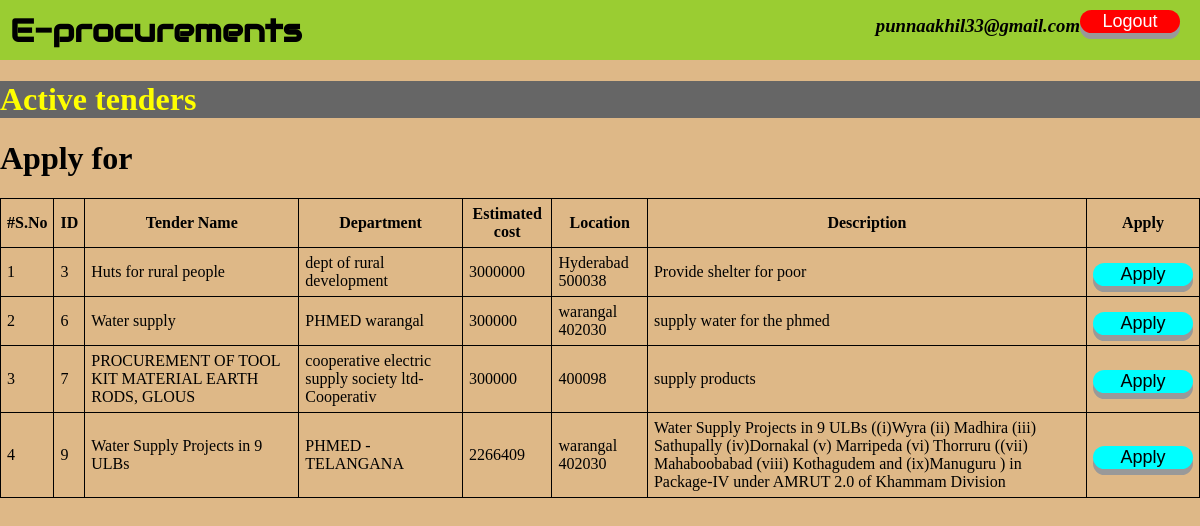
Screenshot of /apply.php (signed in) with the database file from the repository.
### tables this page shows
CREATE TABLE `tenders` (
  `id` int(10) NOT NULL,
  `name` varchar(50) NOT NULL,
  `department` varchar(50) NOT NULL,
  `description` varchar(255) NOT NULL,
  `estimated_cost` int(10) NOT NULL,
  `location` varchar(50) NOT NULL
);

### apply.php (the view, shortened to what this page needs)
<?php include "config.php"?>
<!DOCTYPE html>
<html lang="en">
<head>
</head>
<body>
    <div class="header">
        <h1>E-procurements</h1>
    </div>
    <div class="header3">
        <h3>
            <?php
                $uemail=$_SESSION['var'];
                echo $uemail;
            ?>
        </h3>
        <button onclick="location.href='login.php'">Logout</button>
    </div>
    <div id="beforea">
        <h1 style="color:yellow; background-color:#666;">Active tenders</h1>
        <h1 id="change"> Apply for </h1>
        <table class="table">
        <thead>
            <tr>
            <th scope="col">#S.No</th>
            <th scope="id">ID</th>
            <th scope="col">Tender Name</th>
            <th scope="col">Department</th>
            <th scope="col">Estimated cost</th>
            <th scope="col">Location</th>
            <th scope="col">Description</th>
            <th scope="apply">Apply</th>
            </tr>
        </thead>
        <tbody>
        <?php
            $sql="SELECT `id`,`name`,`department`,`estimated_cost`,`location`,`description` FROM tenders";
            $result=mysqli_query($conn,$sql);
            $i=0;
            if($result->num_rows>0){
            while($rows=$result->fetch_assoc()){
                echo'
                <tr>
                <td>'.++$i.'</td>
                <td>'.$rows['id'].'</td>
                <td>'.$rows['name'].'</td>
                <td>'.$rows['department'].'</td>
                <td>'.$rows['estimated_cost'].'</td>
                <td>'.$rows['location'].'</td>
                <td>'.$rows['description'].'</td>
                <td>'.'<button onclick="apply('.$rows['id'].')">Apply</button>'.'</td>
                </tr>';
            }
            }
            else{
            echo"";
            }
            ?>
        </tbody>
        </table>
    </div>
</body>
</html>

### apply.php (style rules this page uses)
body { background-color:burlywood; width: 100%; height: 100%; margin: 0px; padding: 0px; overflow-x: hidden; }
table { border-collapse: collapse; }
table, th, td { border: 1px solid black; padding: 6px; }
.header { height: 60px; width: 50%; position: fixed; background-color: yellowgreen; padding-left: 10px; top: 0; left: 0; }
.header h1 { margin-top: 10px; font-family: "Audiowide", sans-serif; }
.header3 h3 { height: 45px; float:left; width: 25%; background-color: yellowgreen; text-align:right; padding-top: 15px; margin-top: 0; margin-left: 50%; position: fixed; top:0; padding-left: 180px; font-style:oblique; }
.header3 { background-color: yellowgreen; padding-bottom: 20px; height: 40px; }
.header3 button { width:100px; margin-left: 90%; margin-top:10px; font-size: 18px; text-align: center; cursor: pointer; outline: none; color: #fff; background-color: red; border: none; border-radius: 15px; box-shadow: 0 6px #999; }
button { width:100px; margin-left: 0%; margin-top:5px; font-size: 18px; text-align: center; cursor: pointer; outline: none; color:black; background-color:aqua; border: none; border-radius: 15px; box-shadow: 0 6px #999; }

### rows the page displays
tenders: id "3", name "Huts for rural people", department "dept of rural development", estimated_cost "3000000", location "Hyderabad 500038", description "Provide shelter for poor"
tenders: id "6", name "Water supply", department "PHMED warangal", estimated_cost "300000", location "warangal 402030", description "supply water for the phmed"
tenders: id "7", name "PROCUREMENT OF TOOL KIT MATERIAL EARTH RODS, GLOUS", department "cooperative electric supply society ltd-Cooperativ", estimated_cost "300000", location "400098", description "supply products"
tenders: id "9", name "Water Supply Projects in 9 ULBs", department "PHMED - TELANGANA", estimated_cost "2266409", location "warangal 402030", description "Water Supply Projects in 9 ULBs ((i)Wyra (ii) Madhira (iii) Sathupally (iv)Dornakal (v) Marripeda (vi) Thorruru ((vii) Mahaboobabad (viii) Kothagudem and (ix)Manuguru ) in Package-IV under AMRUT 2.0 of Khammam Division"

### other values shown
$uemail "punnaakhil33@gmail.com"
